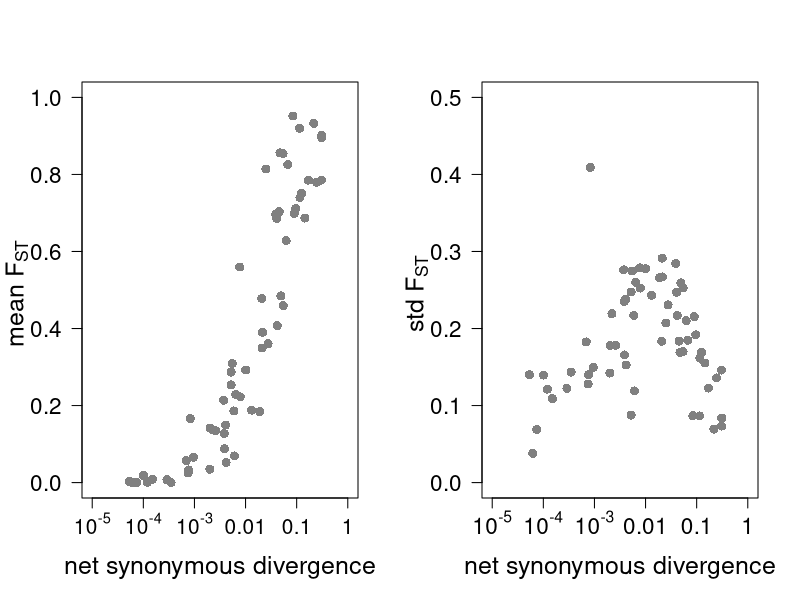

This figure's R source:
x = read.table("migHetero_NHomo.txt", h=T)
x[which(x$FST_avg<0),]$FST_avg = 0
# plot
#pdf("figure2.pdf", bg="white")
dev.new(width=10.5, height=5.5)
par(mfrow=c(1,2), las=2)
plot(log10(x$netdivAB_avg), x$FST_avg, pch=16, col=grey(0.5), cex=1.2, ylim=c(0,1), xlim=c(log10(1e-5), log10(1)), xlab = "net synonymous divergence", ylab = "", cex.lab = 1.5, xaxt="n", yaxt="n", cex.axis=1.35)
par(las=1)
axis(side = 1, at = c(0, -1, -2, -3, -4, -5), labels = c(1, 0.1, 0.01, expression(paste("10"^"-3")), expression(paste("10"^"-4")) , expression(paste("10"^"-5"))), cex.axis=1.25)
axis(side = 2, cex.axis=1.35)
par(las=3)
mtext(side = 2, text = expression(paste("mean", " ", F["ST"], sep=" ")), cex=1.5, line=2.5)

par(las=1)
plot(log10(x$netdivAB_avg), x$FST_std, pch=16, col=grey(0.5), cex=1.2, xlab = "net synonymous divergence", ylab = "", cex.lab = 1.5, xaxt="n", yaxt="n", ylim=c(0,0.5), xlim=c(log10(1e-5), log10(1)), cex.axis=1.25) 
par(las=1)
axis(side = 1, at = c(0, -1, -2, -3, -4, -5), labels = c(1, 0.1, 0.01, expression(paste("10"^"-3")), expression(paste("10"^"-4")) , expression(paste("10"^"-5"))), cex.axis=1.35)
axis(side = 2, cex.axis=1.35)
par(las=3)
mtext(side = 2, text = expression(paste("std", " ", F["ST"], sep=" ")), cex=1.5, line=2.5)


#dev.off()

dev.print(pdf, "figure3.pdf", bg="white")
dev.off()

